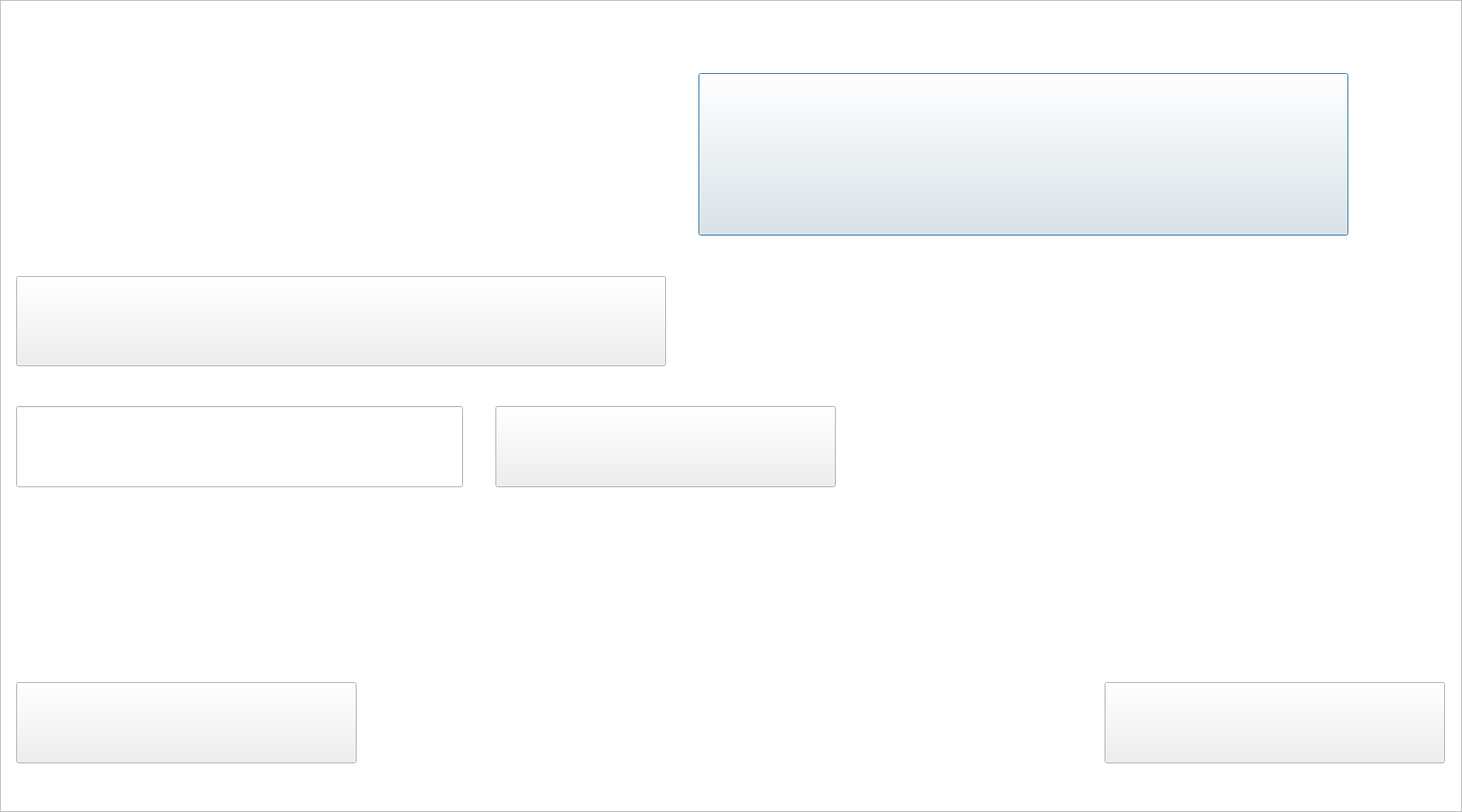
<?xml version="1.0" encoding="UTF-8"?>
<ui version="4.0">
 <class>scargar</class>
 <widget class="QDialog" name="scargar">
  <property name="geometry">
   <rect>
    <x>0</x>
    <y>0</y>
    <width>1800</width>
    <height>1000</height>
   </rect>
  </property>
  <property name="windowTitle">
   <string>Dialog</string>
  </property>
  <widget class="QGraphicsView" name="graphicsView">
   <property name="geometry">
    <rect>
     <x>0</x>
     <y>0</y>
     <width>1800</width>
     <height>1000</height>
    </rect>
   </property>
   <property name="styleSheet">
    <string notr="true">border-image: url(:/Imagenes/main.jpg);</string>
   </property>
  </widget>
  <widget class="QPushButton" name="pushButton">
   <property name="geometry">
    <rect>
     <x>860</x>
     <y>90</y>
     <width>800</width>
     <height>200</height>
    </rect>
   </property>
   <property name="styleSheet">
    <string notr="true">border-image: url(:/Imagenes/haloc.png);</string>
   </property>
   <property name="text">
    <string/>
   </property>
  </widget>
  <widget class="QPushButton" name="nickname">
   <property name="geometry">
    <rect>
     <x>20</x>
     <y>340</y>
     <width>800</width>
     <height>111</height>
    </rect>
   </property>
   <property name="styleSheet">
    <string notr="true">border-image: url(:/Imagenes/nickname.jpg);</string>
   </property>
   <property name="text">
    <string/>
   </property>
  </widget>
  <widget class="QPushButton" name="aceptar">
   <property name="geometry">
    <rect>
     <x>610</x>
     <y>500</y>
     <width>419</width>
     <height>100</height>
    </rect>
   </property>
   <property name="styleSheet">
    <string notr="true">border-image: url(:/Imagenes/aceptar.jpg);</string>
   </property>
   <property name="text">
    <string/>
   </property>
  </widget>
  <widget class="QPushButton" name="salir">
   <property name="geometry">
    <rect>
     <x>20</x>
     <y>840</y>
     <width>419</width>
     <height>100</height>
    </rect>
   </property>
   <property name="styleSheet">
    <string notr="true">border-image: url(:/Imagenes/salir.png);</string>
   </property>
   <property name="text">
    <string/>
   </property>
  </widget>
  <widget class="QPushButton" name="atras">
   <property name="geometry">
    <rect>
     <x>1360</x>
     <y>840</y>
     <width>419</width>
     <height>100</height>
    </rect>
   </property>
   <property name="styleSheet">
    <string notr="true">border-image: url(:/Imagenes/atras.png);</string>
   </property>
   <property name="text">
    <string/>
   </property>
  </widget>
  <widget class="QLineEdit" name="player1">
   <property name="geometry">
    <rect>
     <x>20</x>
     <y>500</y>
     <width>550</width>
     <height>100</height>
    </rect>
   </property>
   <property name="styleSheet">
    <string notr="true">border-image: url(:/Imagenes/barra.png);</string>
   </property>
  </widget>
 </widget>
 <resources/>
 <connections/>
</ui>
